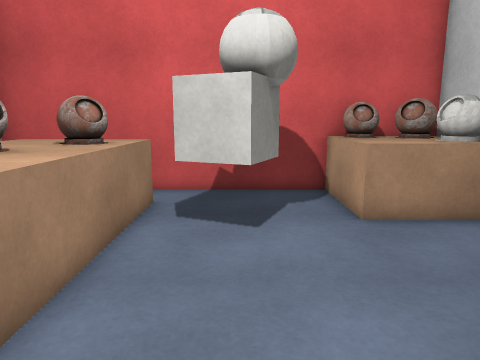
view 1 (above)

13 first-person views from a walk through a Unity game level. The camera is 1.3 m above the floor, tilts 10° down and sees 70° across. The floor is counted in squares, 0.5 m on a side. Each view is taken from the middle of a square. On the plan, view 1 faces up. The plan holds only what a view shows up to about 20 squares ahead; the rest is blank. Some surface patterns are stand-ins.

view 2
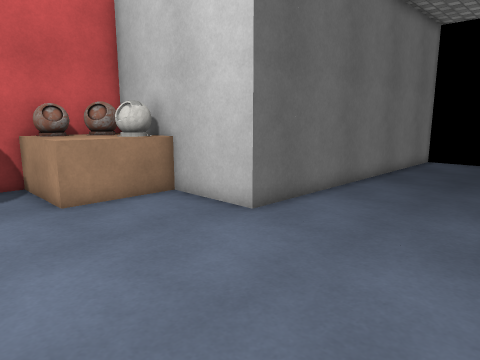

view 3
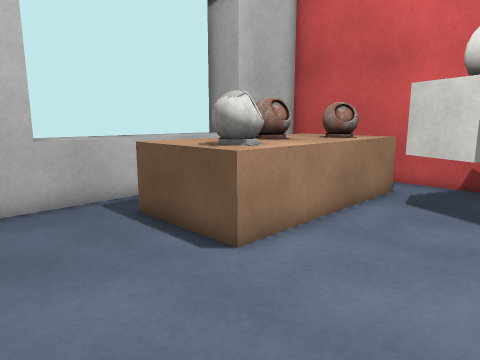

view 4
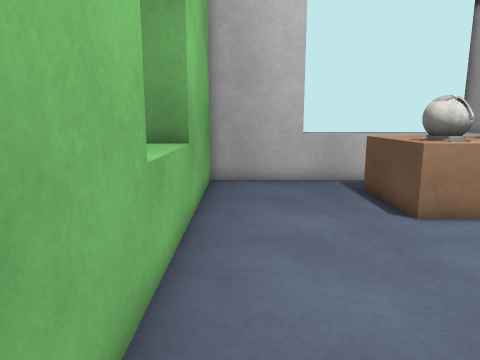

view 5
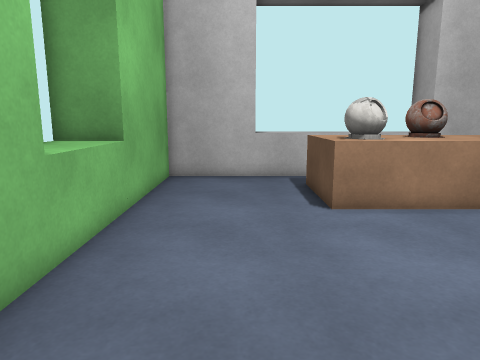

view 6
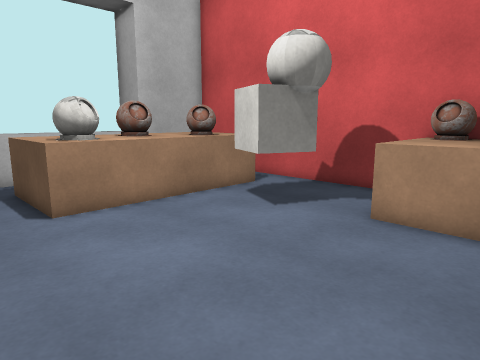

view 7
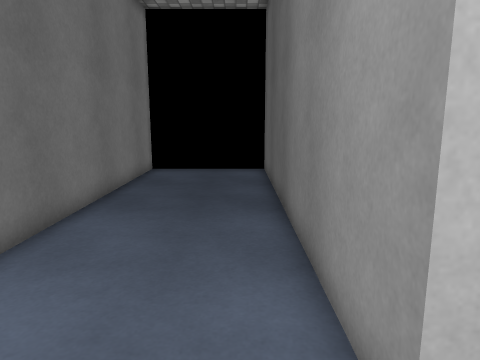

view 8
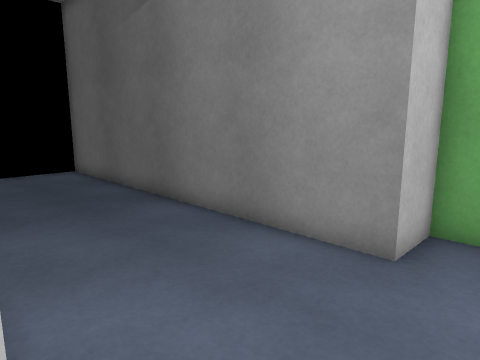

view 9
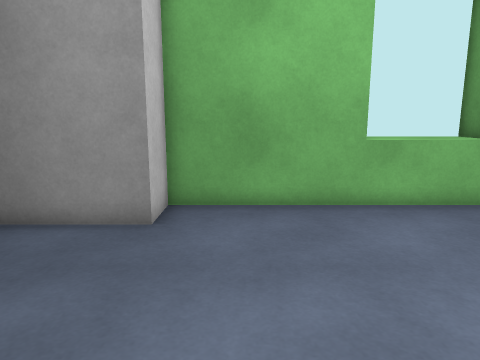

view 10
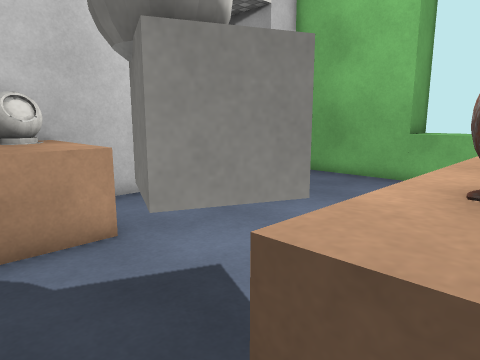

view 11
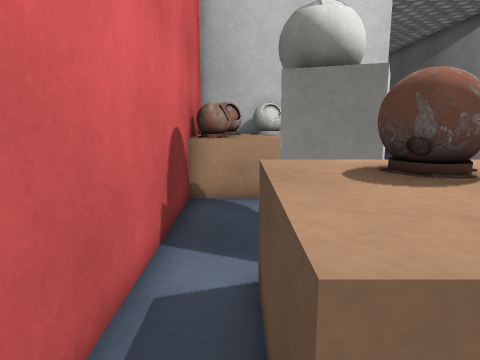

view 12
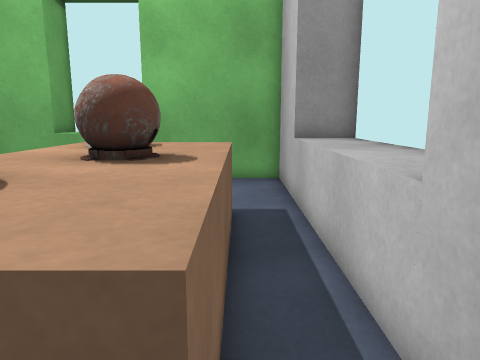

view 13
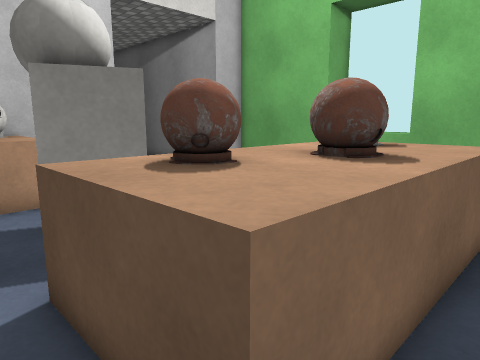

### Floor plan
Key: @ floor where view 1 was taken; # wall or solid block; . floor; ^ raised ledge; B block; A ball; O other object.
Columns run from 11 left of view 1 to 23 right of it. Each row starts with its distance up from view 1.
 13   #################
 12   #.. ........BAAAB
 11   #..^^^^.....BAAAB
 10   # ^^^^^.OO..BBBA#
  9 ###.^^^A#.OOO.BBBA#
  8 #^^.^^^A^.OOO.....#
  7 #^^.^AA^^.........#
  6 #^^.^AA^^.........#
  5 #^^.^^^^^.........#################
  4 #^^.^^AA#.........................
  3 #^^.^^^^^.........................
  2 #^^...............................
  1 #^^...............................
  0   #........@......................
 -1   #................################
 -2   #...............##
 -3   #######BBBB######
 -4         #BBBB
 -5         #BBBB

Where each view was taken, in squares from view 1:
view 1: 0 up, 0 right, facing up
view 2: 2 down, 0 right, facing up-right
view 3: 2 down, 2 right, facing up-left
view 4: 2 down, 6 right, facing left
view 5: 0 up, 7 right, facing left
view 6: 0 up, 7 right, facing up-left
view 7: 0 up, 5 right, facing right
view 8: 5 up, 5 right, facing down-right
view 9: 7 up, 5 right, facing down
view 10: 12 up, 4 left, facing down-right
view 11: 11 up, 8 left, facing right
view 12: 12 up, 7 left, facing down
view 13: 12 up, 8 left, facing down-right
